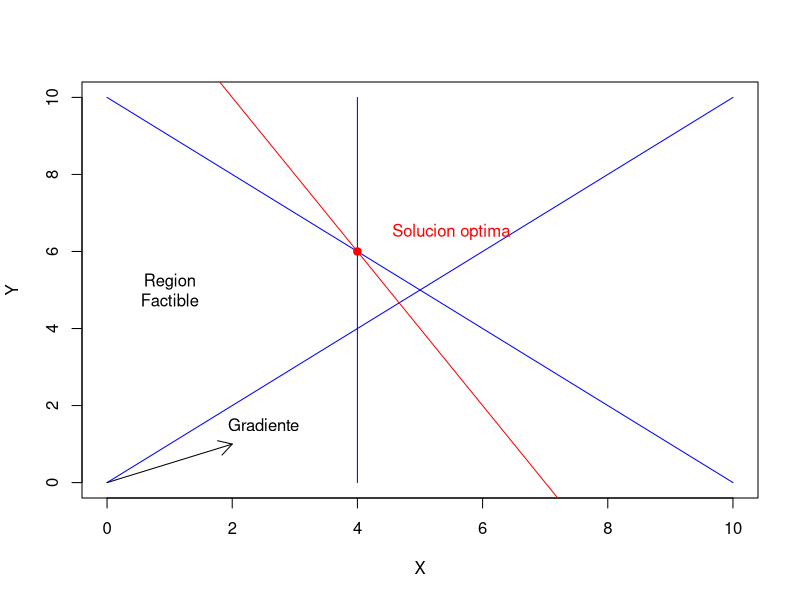

The R script that drew this image:
library(lpSolve)
#Coeficientes de la funcion objetivo
f.obj <- c(2,1)

#Matriz con valores de los coeficientes de las restricciones
#tomados por fila, sin considerar restriccion de valores no negativos
f.con <- matrix(c(1,1,1,-1,1,0), ncol=2, byrow = TRUE)
#Desigualdades
f.dir <- c("<=","<=","<=")
#Coeficientes de las restricciones del lado derecho de la igualdad
f.rhs <- c(10,0,4)

lp.solution <- lp("max",f.obj,f.con,f.dir,f.rhs,compute.sens = TRUE)

cat("La solucion optima es: ",lp.solution$solution,
    "\nY el valor maximo de la funcion objetivo es: ",lp.solution$objval)

#Rectas que forman la region factible
x_axis<-seq(f.rhs[2],f.rhs[1],by=1)
rest1<-seq(f.rhs[1],f.rhs[2],by=-1)
rest2<-seq(f.rhs[2],f.rhs[1],by=1)
rest3<-rep(c(f.rhs[3]),each=11)

plot(x_axis,rest1,type='l',col='blue',xlab = "X",ylab = "Y")
lines(x_axis,rest2,col='blue')
lines(rest3,x_axis,col='blue')
text(f.rhs[2]+1,f.rhs[1]/2,labels = "Region\nFactible",col='black')

arrows(0,0,f.obj[1],f.obj[2],col='black',length=0.15)
text(f.obj[1]+0.5,f.obj[2]+0.5,labels = "Gradiente",col='black')

fun_obj<-seq(from=14,by=-2,length.out=11)
lines(x_axis,fun_obj,col='red')
points(lp.solution$solution[1],lp.solution$solution[2],pch=19,col='red',bg='red')
text(lp.solution$solution[1]+1.5,lp.solution$solution[2]+0.5,
     labels = "Solucion optima",col='red')
